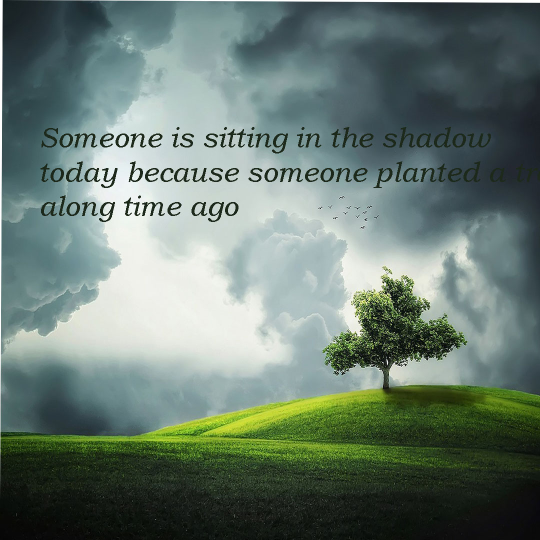
#> input picture B_Vision/images/Q.jpg, 1080 x 1080 px (shown at 1/2 size)
$ python masking.py --image ../images/Q.jpg
#> lines starting #> are read from the running program, lines starting #| are printed output that depends on the picture; after the words box and inside, x2 and y2 are one past the last pixel; in counts of white or black regions, pixels touching at a corner belong together
import numpy as np
import cv2
import argparse

canvas1 = np.zeros((300, 300), dtype="uint8")
cv2.rectangle(canvas1, (25, 25), (275, 275), 255, -1)
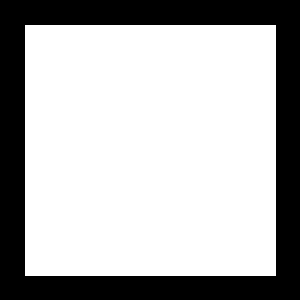
#> canvas1: shape (300, 300); 70% white; 1 black region, box (x1, y1, x2, y2) and area: (0, 0, 300, 300) 26999
cv2.imshow("Rect", canvas1)

canvas2 = np.zeros((300, 300), dtype="uint8")
cv2.circle(canvas2, (150, 150), 150, 255, -1)
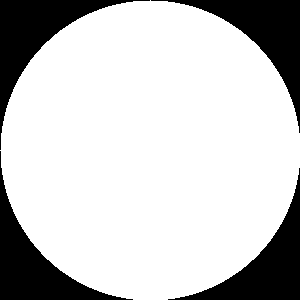
#> canvas2: shape (300, 300); 78.5% white; 4 black regions, box (x1, y1, x2, y2) and area: (0, 0, 150, 150) 4980, (151, 0, 300, 133) 4830, (0, 151, 133, 300) 4830, (168, 168, 300, 300) 4681
cv2.imshow("circle", canvas2)

b_and = cv2.bitwise_and(canvas1, canvas2)
cv2.imshow("AND", b_and)
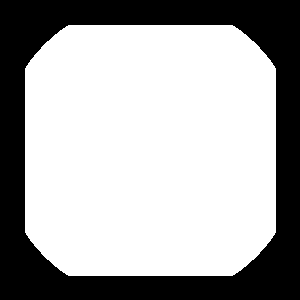
#> window 'AND': shape (300, 300); 66.4% white; 1 black region, box (x1, y1, x2, y2) and area: (0, 0, 300, 300) 30235

cv2.waitKey(0)

ap = argparse.ArgumentParser()
ap.add_argument("-i", "--image", required=True, help="Path to the image")
args = vars(ap.parse_args())

image = cv2.imread(args['image'])
#> image is the input picture: shape (1080, 1080, 3); mean B, G, R 113.2, 122.4, 105

cv2.imshow("Original", image)

mask = np.zeros(image.shape[:2], dtype="uint8")
(cX, cY) = (image.shape[1] // 2, image.shape[0] // 2)
#> cX = 540; cY = 540
cv2.rectangle(mask, (cX - 25, cY - 25), (cX + 25, cY + 25), 255, -1)
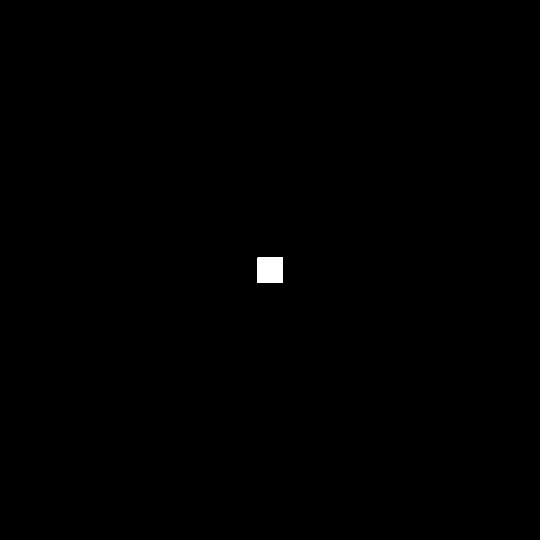
#> mask: shape (1080, 1080) (shown at 1/2 size); 0.22% white; 1 white region, box (x1, y1, x2, y2) and area: (515, 515, 566, 566) 2601
cv2.imshow("Mask", mask)

masked = cv2.bitwise_and(image, image, mask=mask)
cv2.imshow("Masked Image", masked)
cv2.waitKey(0)

$ run again, on B_Vision/images/coin.jpg
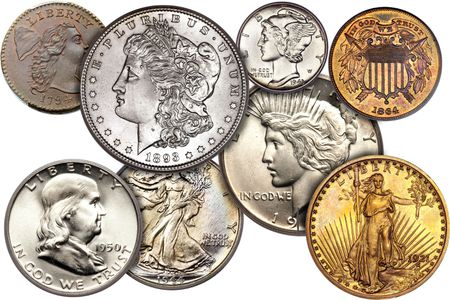
#> input picture B_Vision/images/coin.jpg, 450 x 300 px
#> canvas1: shape (300, 300); 70% white; 1 black region, box (x1, y1, x2, y2) and area: (0, 0, 300, 300) 26999
#> canvas2: shape (300, 300); 78.5% white; 4 black regions, box (x1, y1, x2, y2) and area: (0, 0, 150, 150) 4980, (151, 0, 300, 133) 4830, (0, 151, 133, 300) 4830, (168, 168, 300, 300) 4681
#> image is the input picture: shape (300, 450, 3); mean B, G, R 158.2, 174.9, 188
#> `cv2.rectangle(mask, (cX - 25, cY - 25), (cX + 25, cY + 25), 255, -1)`:
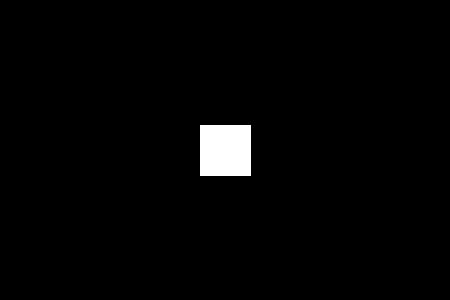
#> mask: shape (300, 450); 1.9% white; 1 white region, box (x1, y1, x2, y2) and area: (200, 125, 251, 176) 2601
